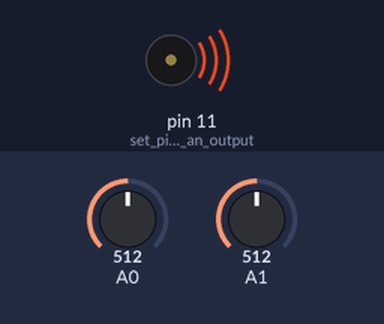
The sketch below on a simulated Arduino Uno, built with avr-gcc and run on an emulated ATmega328P. Shown: buzzer (waves = sounding). The inputs (shaded band) are chosen by the test bench; at power-on: A0 = 512, A1 = 512.

Above: at 0.1 s.
Timing chart, 0 to 1.6 s (numbered marks = the images above):
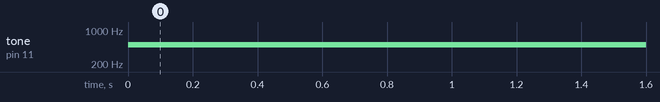

Measured:
- by itself, tone on pin 11 (set_pin_11_as_an_output): silent → 500 Hz at 0.00 s

The sketch:

01-double-drum-code.ino
```cpp
//declaring our variables. we do it in the beginning so they turn
//into global variables that can be used in any part of the code

int val = 0;
int val2 = 0;
int thresh = 300;

void setup() {
  // put your setup code here, to run once:

  Serial.begin(9600); //this initializes the Serial Monitor, and the baud rate.

  pinMode(11, OUTPUT); //set pin 11 as an output (for buzzer)


}

void loop() {
  // put your main code here, to run repeatedly:


  val = analogRead(0); //reads the value of Piezo1 sensor from Analog Pin 0 and put it into val1

  val2 = analogRead(1); //reads the value of Piezo2 sensor from Analog Pin 1 and put it into val2

  // checking if the piezo1 has bin "hit". meaning the value is bigger than our threshold
  if (val > thresh){
    tone(11, 300, 30); //play a tone, on pin 11, with 300Hz frequency, for 30 milli seconds
    }

    // checking if the piezo2 has bin "hit". meaning the value is bigger than our threshold
  if (val2 > thresh){
    tone(11, 500, 30); //play a tone, on pin 11, with 500Hz frequency, for 30 milli seconds
    }


}
```
